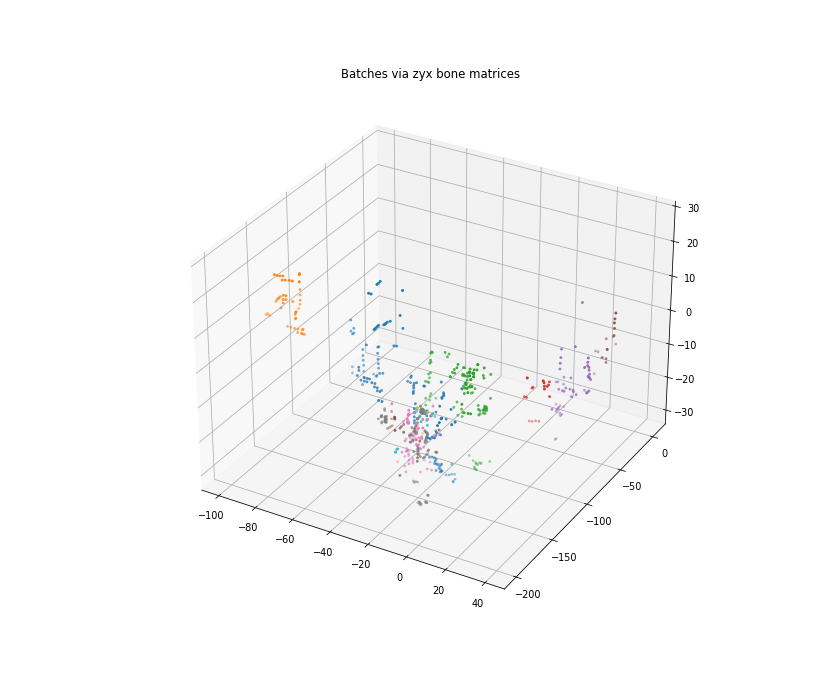

Source code (Python):
#!/usr/bin/env python3
"""Render batches with full zyx bone matrices."""
import struct, math
import numpy as np
import matplotlib
matplotlib.use('Agg')
import matplotlib.pyplot as plt
from mpl_toolkits.mplot3d import Axes3D

P = '/home/hatch/workspace/agent-ops/worktrees/wrestling-teardown/wwe-wrestlemania-xix/.scratch/files/model__wrestler__000_0.ymg'
d = open(P,'rb').read()
def u32(o): return struct.unpack('>I', d[o:o+4])[0]
def f32(o): return struct.unpack('>f', d[o:o+4])[0]
def i16(o): return struct.unpack('>h', d[o:o+2])[0]
NB=71
names=[]; pars=[]; poss=[]; euls=[]
for i in range(NB):
    o=0xf3b4+i*64
    names.append(d[o+8:o+24].split(b'\x00')[0].decode('ascii','replace'))
    pars.append(u32(o+24)); poss.append(np.array([f32(o+28+j*4) for j in range(3)])); euls.append([f32(o+40+j*4) for j in range(3)])
def emat(e):
    cx,sx=math.cos(e[0]),math.sin(e[0]); cy,sy=math.cos(e[1]),math.sin(e[1]); cz,sz=math.cos(e[2]),math.sin(e[2])
    Rx=np.array([[1,0,0],[0,cx,-sx],[0,sx,cx]]); Ry=np.array([[cy,0,sy],[0,1,0],[-sy,0,cy]]); Rz=np.array([[cz,-sz,0],[sz,cz,0],[0,0,1]])
    return Rz@Ry@Rx
world=[None]*NB
def gw(i):
    if world[i] is not None: return world[i]
    p=pars[i]; R=emat(euls[i])
    M=np.eye(4); M[:3,:3]=R; M[:3,3]=poss[i]
    world[i]=M if (p==0xFFFFFFFF or p>=NB) else gw(p)@M
    return world[i]
for i in range(NB): gw(i)

bt=0x7ca0
batches=[]
for r in range(1,14):
    o=bt+r*8
    idx,c1=d[o],d[o+1]; off=u32(o+4)
    base=0x80+off
    verts=np.array([(i16(base+i*12)/64.0, i16(base+i*12+2)/64.0, i16(base+i*12+4)/64.0) for i in range(c1)])
    batches.append(dict(idx=idx, verts=verts))

# batch->bone hypothesis
bmap = {0:4, 1:20, 2:23, 3:2, 4:66, 5:68, 6:69, 7:6, 8:6, 9:6, 10:6, 11:6, 12:6}
fig=plt.figure(figsize=(12,10))
ax=fig.add_subplot(111,projection='3d')
colors=plt.cm.tab10(np.linspace(0,1,13))
for bi,b in enumerate(batches):
    M=world[bmap[bi]]
    homo=np.hstack([b['verts'], np.ones((len(b['verts']),1))])
    wpts=(M@homo.T).T[:,:3]
    ax.scatter(wpts[:,0],wpts[:,1],wpts[:,2],s=4,c=[colors[bi]])
ax.set_title('Batches via zyx bone matrices')
plt.savefig('/home/hatch/workspace/wmxix-mod-testbed/teardown/wwe-wrestlemania-xix/work/dol-analysis/body_zyx.png', dpi=70)
print('saved body_zyx.png')
